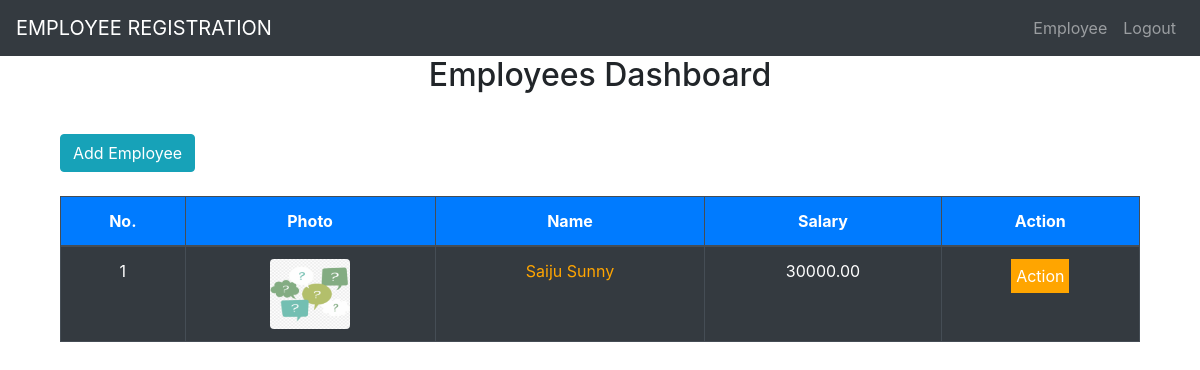
Page /allEmp/ (signed in) on the earlier database version.
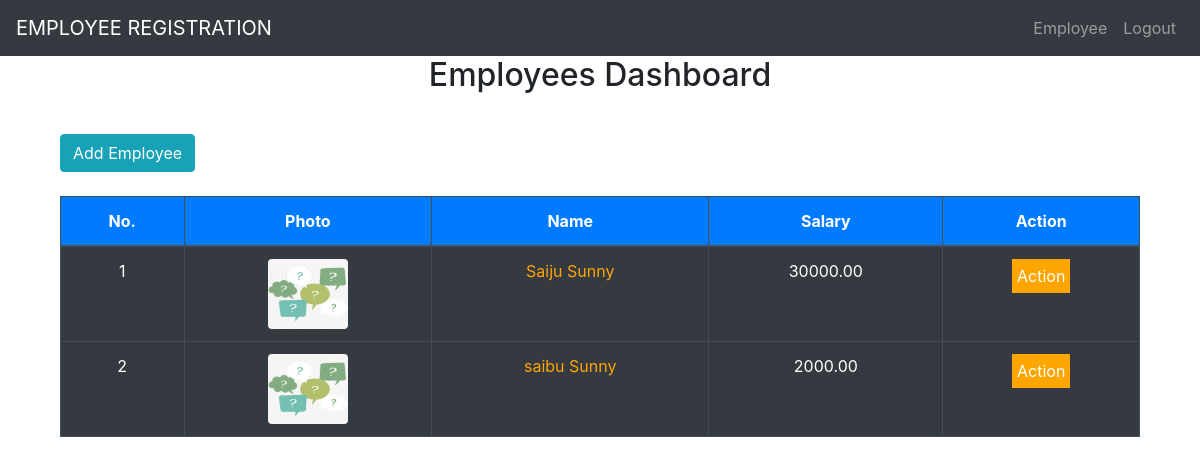
Same page on the later database version.
### empl/models.py (models this page shows)
class Employee(models.Model):
    user = models.ForeignKey(User, on_delete=models.CASCADE, null=True)
    name = models.CharField(max_length=100)
    pic = models.ImageField(upload_to="uploads", default='e.png')
    mobile = models.CharField(unique=True, max_length=10)
    email = models.EmailField()
    salary = models.DecimalField(max_digits=8, decimal_places=2)
    datetime = models.DateTimeField(auto_now=True)

### empl/views.py (the view)
# urls.py: path('allEmp/', views.all_employees,name='allEmp'),
@login_required(login_url='adminlogin')
def all_employees(request):
    emps = Employee.objects.filter(user=request.user.id)
    context = {
        'emps': emps
    }
    return render(request, 'emp/index.html', context)

### empl/templates/emp/index.html (shortened to what this page needs)
{% extends 'base.html' %}
{% block content %}
<div class="container ">
  <h2 class="text-center">Employees Dashboard</h2>
    <a href="{% url 'addEmp' %}" class="btn btn-info my-4" s>Add Employee</a>
  <table class="table table-dark table-hover table-bordered text-center">
    <thead>
      <tr class="bg-primary text-white ">
         <th>No.</th>
        <th>Photo</th>
        <th>Name</th>
        <th>Salary</th>
        <th>Action</th>
      </tr>
    </thead>
    <tbody>
    {% if emps %}
    {% for e in emps %}
      <tr>
        <td>{{ forloop.counter}}</td>
        <td><img src="{{e.pic.url}}" width="80px" height="70px" class="rounded"></td>
        <td><a href="{% url 'oneEmp' e.id %}" id="vie" title="Click To View Employee Details">{{e.name}}</a></td>
          <td>{{e.salary}}</td>
          <td>
            <div class="dropdown">
                <button class="dropbtn">Action</button>
              </div>
        </td>
      </tr>
    {% endfor %}
    {% endif %}
    </tbody>
  </table>
</div>
{% endblock %}

Differences in the rows shown:
added Employee: pic (picture), name "saibu Sunny", salary "2000.00"
